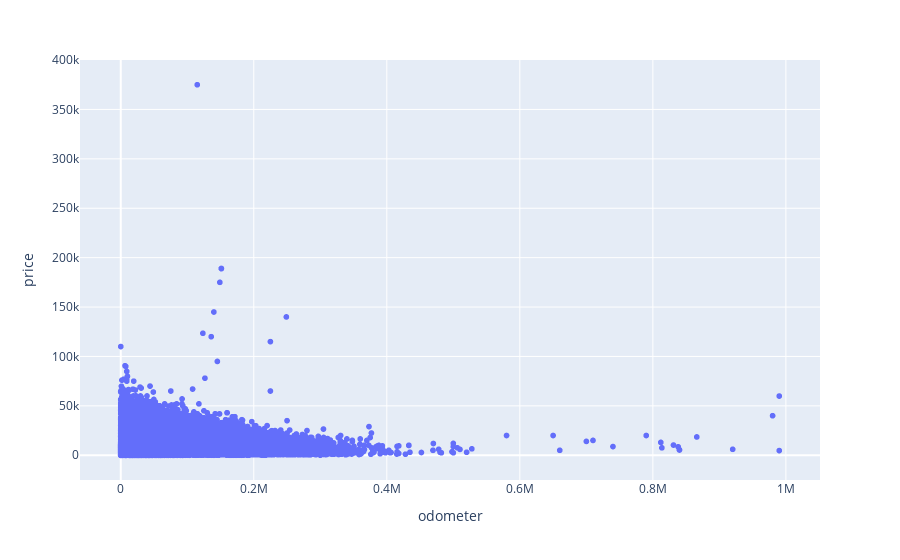

The cell this chart's notebook holds for it:
### Code cell
car_data = pd.read_csv('vehicles.csv')  # lendo os dados
fig = px.scatter(car_data, x="odometer", y="price")  # criar um gráfico de dispersão
fig.show()  # exibindo

### Figure 1 — Plotly figure (JSON) as saved in the notebook; plotly's stock layout.template omitted (floating-point values rounded to 4 significant figures; data arrays with more than 128 entries replaced by an {"elided": "..."} marker saying what was removed)
{"data": [{"hovertemplate": "odometer=%{x}<br>price=%{y}<extra></extra>", "legendgroup": "", "marker": {"color": "#636efa", "symbol": "circle"}, "mode": "markers", "name": "", "showlegend": false, "type": "scattergl", "x": {"elided": "51525 float values"}, "xaxis": "x", "y": {"elided": "51525 int values"}, "yaxis": "y"}], "layout": {"legend": {"tracegroupgap": 0}, "margin": {"t": 60}, "xaxis": {"anchor": "y", "domain": [0, 1], "title": {"text": "odometer"}}, "yaxis": {"anchor": "x", "domain": [0, 1], "title": {"text": "price"}}}}
